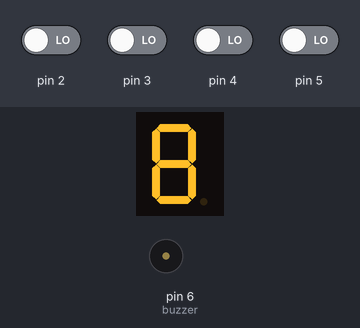
This sketch was run on a simulated Arduino Uno, built with avr-gcc and run on an emulated ATmega328P. Shown: 1-digit seven-segment display, buzzer (waves = sounding). Wiring (inferred from the names in the program): 1-digit 7-segment display, segments lit when LOW: segments pin 9, pin 10, pin 13, pin 12, pin 11, pin 8, pin 7. The test bench sets the inputs (shaded band); at power-on: pin 2–5 LOW. The segment pins are drawn as the display they are named for.

Above: at 1.6 s.
1.7 s: pin 4 driven HIGH
At 1.83 s:
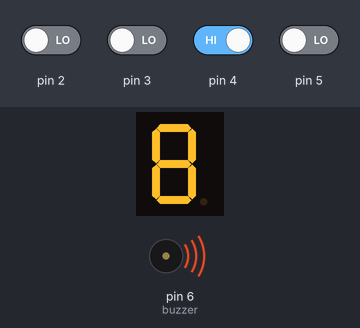
3.5 s: pin 2 driven HIGH
At 4.5 s:
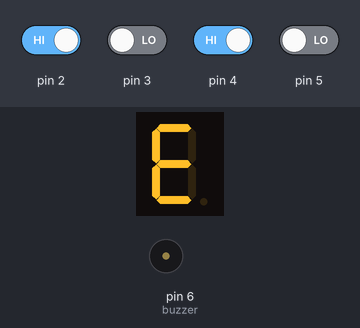
6.5 s: pin 2 driven LOW
At 7.7 s:
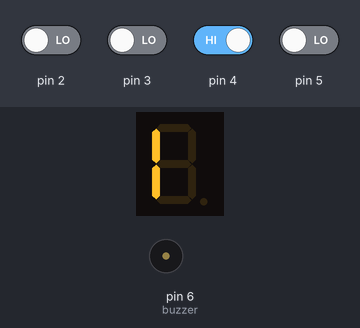
9.5 s: pin 3 driven HIGH
At 10.0 s:
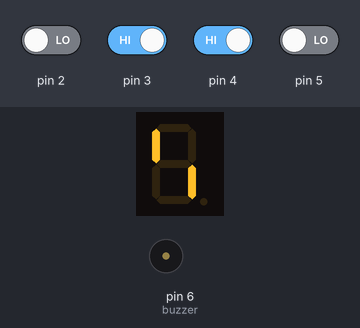
12.5 s: pin 3 driven LOW
At 13.5 s:
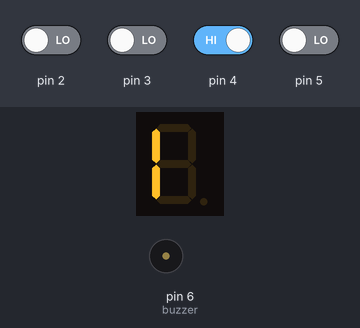
15.5 s: pin 4 driven LOW
At 16.5 s:
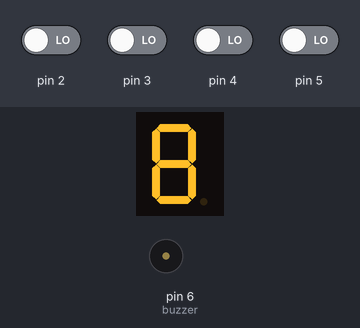
Timing chart, 0 to 18.0 s (numbered marks = the images above; inputs shaded):
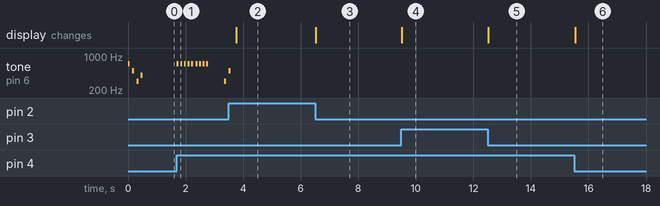

Measured:
- after the input at 1.7 s, tone on pin 6 (buzzer): plays 700 Hz for 0.07 s, 700 Hz for 0.07 s, 700 Hz for 0.07 s, 700 Hz for 0.07 s, 700 Hz for 0.07 s, 700 Hz for 0.07 s … (10 notes in this stretch), starting at once
- after the input at 3.5 s, the display: changes after 0.26 s (image 2)
- after the input at 6.5 s, the display: changes at once (image 3)
- after the input at 9.5 s, the display: changes at once (image 4)
- after the input at 12.5 s, the display: changes at once (image 5)
- after the input at 15.5 s, the display: changes at once (image 6)
- by itself, tone on pin 6 (buzzer): plays 700 Hz for 0.07 s, 500 Hz for 0.07 s, 300 Hz for 0.07 s, 400 Hz for 0.07 s

The sketch:

2.3-IMC-Individueel.ino
```cpp
//Assign pins HW-138
int key1 = 2;
int key2 = 3;
int key3 = 4;
int key4 = 5;

//Assign pins 7 segment display
int segmentA = 9;
int segmentB = 10;
int segmentC = 13;
int segmentD = 12;
int segmentE = 11;
int segmentF = 8;
int segmentG = 7;

//Assing pins buzzer
int buzzer = 6;

String password;

boolean passwordSet;
boolean passwordGuessed;

void setup()
{
  Serial.begin(9600);

  passwordSet = false;
  passwordGuessed = false;

  pinModeSetup();
  //Buzz to indicate that arduino is ready
  buzzerStartup();
}

void loop()
{
  //Checks if user has set a password. if not, sets this password to user input
  if(passwordSet == false)
  {
    password = getCombination();
    passwordSet = true;
    buzzerPasswordSet();
  }

  //Checks if user has guessed password
  if(passwordGuessed)
  {
    //Clears 7 segment display
    clearSegments();

    //Displays pressed key on 7 segment display
    int pressedKey = readKeypad();
    displaySegments(pressedKey);

  } else {
    //Read guessed combination from user
    String userInput = getCombination();

    //Check if gussed combination is correct
    if(userInput == password)
    {
      delay(500);
      buzzerCorrect();
      passwordGuessed = true;
    } else{
      delay(500);
      buzzerWrong();
    }
  }
}

//Sets correct pinmode of pins
void pinModeSetup()
{
  pinMode(segmentA, OUTPUT);
  pinMode(segmentB, OUTPUT);
  pinMode(segmentC, OUTPUT);
  pinMode(segmentD, OUTPUT);
  pinMode(segmentE, OUTPUT);
  pinMode(segmentF, OUTPUT);
  pinMode(segmentG, OUTPUT);

  pinMode(buzzer, OUTPUT);
}

//Read the pressed key on the HW-138 keypad
int readKeypad()
{
 while(true)
 {
    if(isPressed(key1)) {
      return 1;
    } else if(isPressed(key2)) {
      return 2;
    } else if(isPressed(key3)) {
      return 3;
    } else if(isPressed(key4)) {
      return 4;
    }
 }
}

//Return string composed of the 4 guessed numbers
String getCombination()
{
  int passwordIndex = 0;
  String combination = "";

  while(passwordIndex < 4)
  {
    int pressedKey = readKeypad();

    combination += pressedKey;
    buzzerStep();
    passwordIndex++;
    delay(125);
  }

  return combination;
}

//Check if key given in parameter is pressed
boolean isPressed(int key)
{
  if(digitalRead(key) == HIGH)
  {
    return true;
  } else {
    return false;
  }
}

//Turns on segments based on parameter
void displaySegments(int number)
{
  switch(number)
  {
    case 1:
      digitalWrite(segmentB, HIGH);
      digitalWrite(segmentC, HIGH);

      break;
    case 2:
      digitalWrite(segmentA, HIGH);
      digitalWrite(segmentB, HIGH);
      digitalWrite(segmentG, HIGH);
      digitalWrite(segmentE, HIGH);
      digitalWrite(segmentD, HIGH);

      break;
    case 3:
      digitalWrite(segmentA, HIGH);
      digitalWrite(segmentB, HIGH);
      digitalWrite(segmentG, HIGH);
      digitalWrite(segmentC, HIGH);
      digitalWrite(segmentD, HIGH);

      break;
    case 4:
      digitalWrite(segmentF, HIGH);
      digitalWrite(segmentG, HIGH);
      digitalWrite(segmentB, HIGH);
      digitalWrite(segmentC, HIGH);

      break;
    default:
      digitalWrite(segmentA, HIGH);
      digitalWrite(segmentB, HIGH);
      digitalWrite(segmentC, HIGH);
      digitalWrite(segmentD, HIGH);
      digitalWrite(segmentE, HIGH);
      digitalWrite(segmentF, HIGH);
      digitalWrite(segmentG, LOW);

      break;
  }
}

void clearSegments()
{
   digitalWrite(segmentA, LOW);
   digitalWrite(segmentB, LOW);
   digitalWrite(segmentC, LOW);
   digitalWrite(segmentD, LOW);
   digitalWrite(segmentE, LOW);
   digitalWrite(segmentF, LOW);
   digitalWrite(segmentG, LOW);

}

void buzzerStartup()
{
    tone(buzzer, 700, 65);
    delay(150);
    tone(buzzer, 500 , 65);
    delay(150);
    tone(buzzer, 300, 65);
    delay(150);
    tone(buzzer, 400, 65);
}

void buzzerPasswordSet()
{
   tone(buzzer, 700, 65);
   delay(150);
   tone(buzzer, 700, 65);
}

void buzzerStep()
{
   tone(buzzer, 700, 65);
}

void buzzerWrong()
{
  tone(buzzer, 300, 65);
  delay(150);
  tone(buzzer, 300, 65);
}

void buzzerCorrect()
{
  tone(buzzer, 300, 65);
  delay(150);
  tone(buzzer, 500, 65);
}
```
